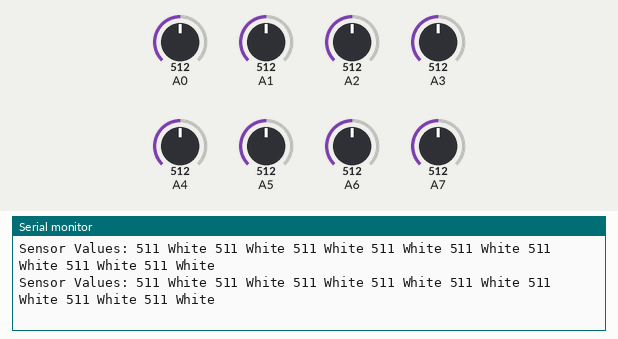
Simulated run of this sketch. Board: Arduino Nano, built with avr-gcc and run on an emulated ATmega328P. Parts: the last lines printed to the serial monitor. The test bench sets the inputs (shaded band); at power-on: A0 = 512, A1 = 512, A2 = 512, A3 = 512, A4 = 512, A5 = 512, A6 = 512, A7 = 512.

Above: at 1.3 s.
1.4 s: A0 set to 991
At 2.1 s:
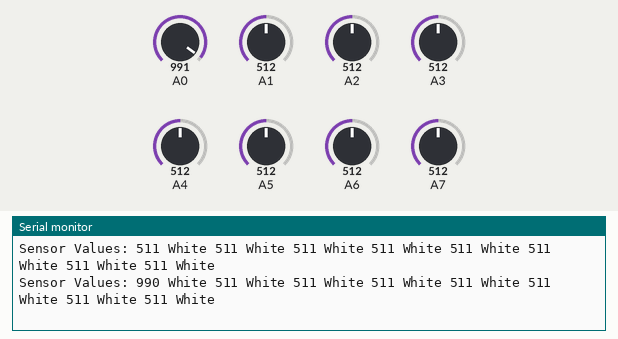
2.9 s: A0 set to 1010
At 3.7 s:
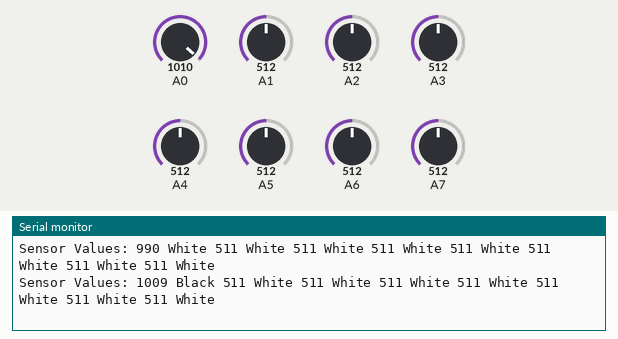
5.2 s: A1 set to 993
At 5.8 s:
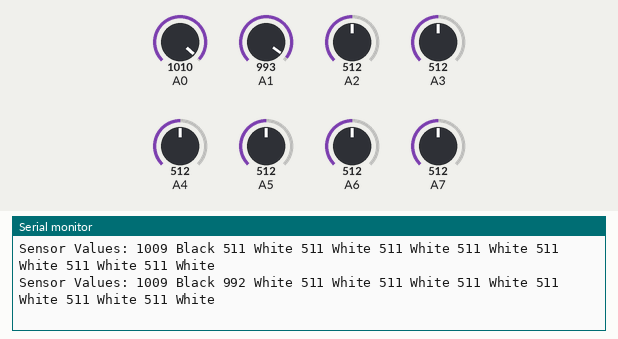
6.7 s: A1 set to 1017
At 7.4 s:
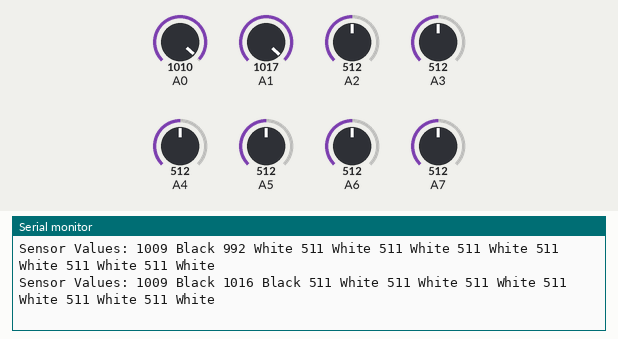
9.0 s: A2 set to 989
At 9.6 s:
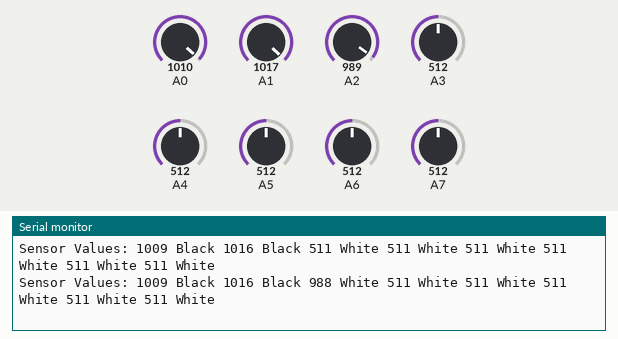
10.5 s: A2 set to 1018
At 11.2 s:
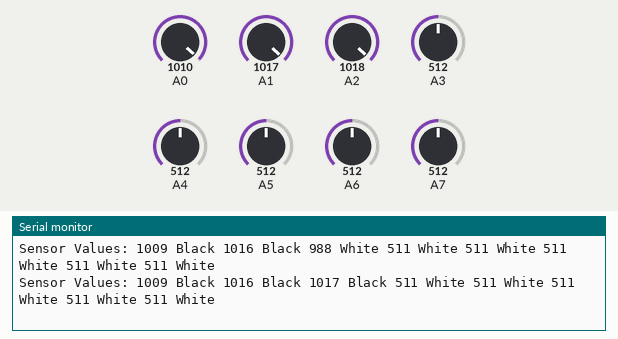

The sketch:

working_ir_sensor_code.ino
```cpp
#include <QTRSensors.h>

QTRSensors qtr;

unsigned int sensorValues[8];
const int threshold = 1000; // Set the threshold value to 1000

void setup() {
  Serial.begin(9600);
  qtr.setTypeAnalog();
  qtr.setSensorPins((const uint8_t []){A0, A1, A2, A3, A4, A5, A6, A7}, 8);
  qtr.setEmitterPin(8); // If using the emitter
}

void loop() {
  qtr.read(sensorValues);

  Serial.print("Sensor Values: ");

  for (int i = 0; i < 8; i++) {
    Serial.print(sensorValues[i]);
    Serial.print(" ");

    // Print "Black" if the sensor value is above the threshold, otherwise print "White"
    if (sensorValues[i] > threshold) {
      Serial.print("Black ");
    } else {
      Serial.print("White ");
    }
  }

  Serial.println(); // Print a newline at the end of the sensor values

  delay(500); // Adjust delay as needed
}
```

Measured:
- the behaviour switches between 1001 and 1002 on A0 (found by bisection; images 1 and 2)
- the behaviour switches between 1001 and 1002 on A1 (found by bisection; images 3 and 4)
- the behaviour switches between 1001 and 1002 on A2 (found by bisection; images 5 and 6)
- after the input at 1.4 s, the serial monitor: prints a new line after 0.22 s (image 1)
- after the input at 2.9 s, the serial monitor: prints a new line after 0.33 s (image 2)
- after the input at 5.2 s, the serial monitor: prints a new line after 0.18 s (image 3)
- after the input at 6.7 s, the serial monitor: prints a new line after 0.30 s (image 4)
- after the input at 9.0 s, the serial monitor: prints a new line after 0.16 s (image 5)
- after the input at 10.5 s, the serial monitor: prints a new line after 0.27 s (image 6)
